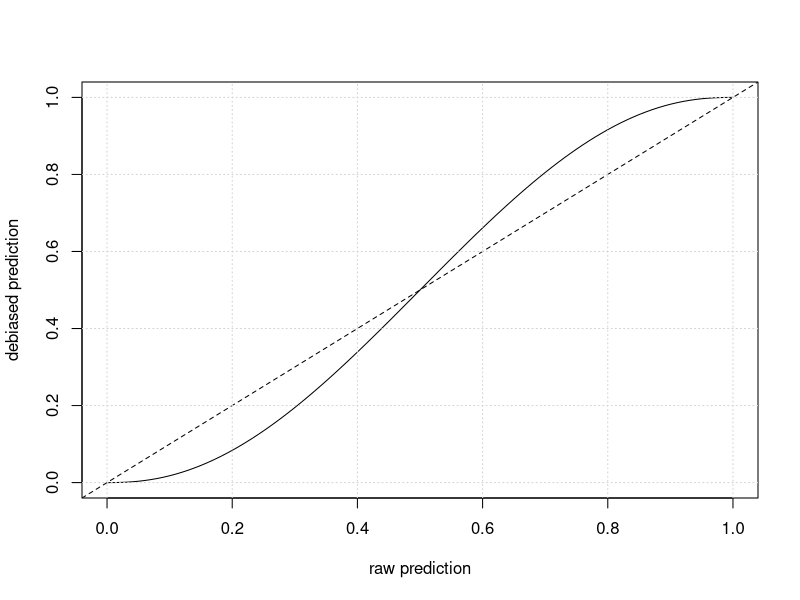
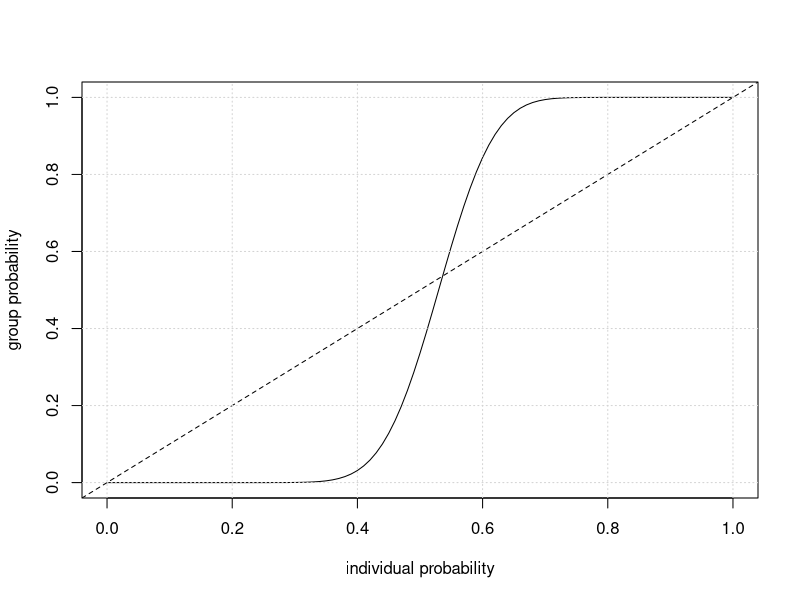
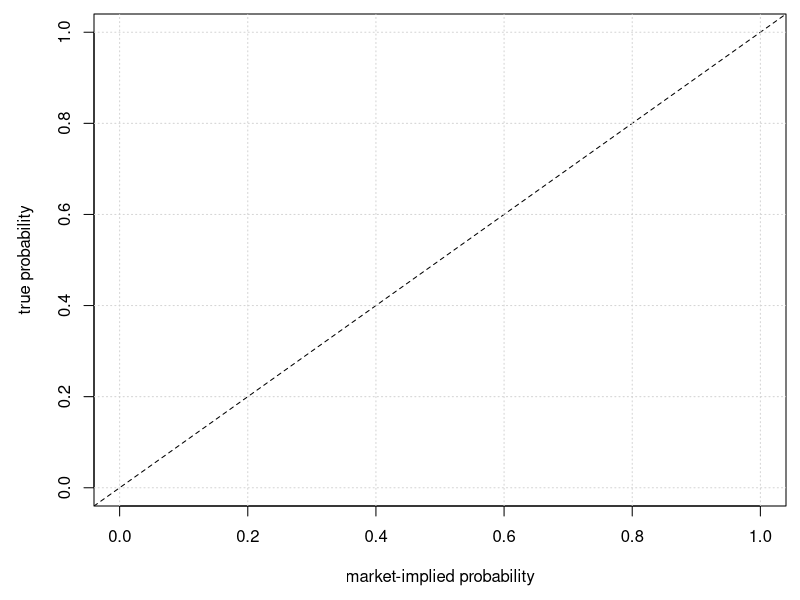

The R script that drew these images, in order:
### ----------------------------------------------------------
### election forecasting
### simon munzert
### ----------------------------------------------------------

# get packages
p_needed <- c("haven", "plyr", "dplyr", "magrittr","broom")
packages <- rownames(installed.packages())
p_to_install <- p_needed[!(p_needed %in% packages)]
if (length(p_to_install) > 0) {
  install.packages(p_to_install)
}
lapply(p_needed, require, character.only = TRUE)



# correction for favorite longshot bias
# Leigh et al. 2007 suggest the following transformation:
# Pr = cum_norm(1.64*inv_cum_norm(price))
plot(NA, NA, ylim = c(0, 1), xlim = c(0, 1), xlab = "raw prediction", ylab = "debiased prediction")
abline(0, 1, lty = 2)
curve(pnorm(1.64*qnorm(x)), add = TRUE)
grid()


pdf(file="favorite-longshot.pdf", height=5, width=5, family="URWTimes")
par(oma=c(0,0,0,0) + .7)
par(mar=c(4, 4, 0, 0))
plot(NA, NA, ylim = c(0, 1), xlim = c(0, 1), xlab = "market-implied probability", ylab = "true probability")
abline(0, 1, lty = 2)
#curve(pnorm(1.64*qnorm(x)), add = TRUE)
grid()
dev.off()



# Condorcet's jury theorem
plot(NA, NA, ylim = c(0, 1), xlim = c(0, 1), xlab = "individual probability", ylab = "group probability")
abline(0, 1, lty = 2)
N <- 50 # number of jurors
m <- N/2 + 1 # number of jurors required for majority
curve(pbinom(m, size = N, prob = x, lower.tail = FALSE), add = TRUE)
grid()